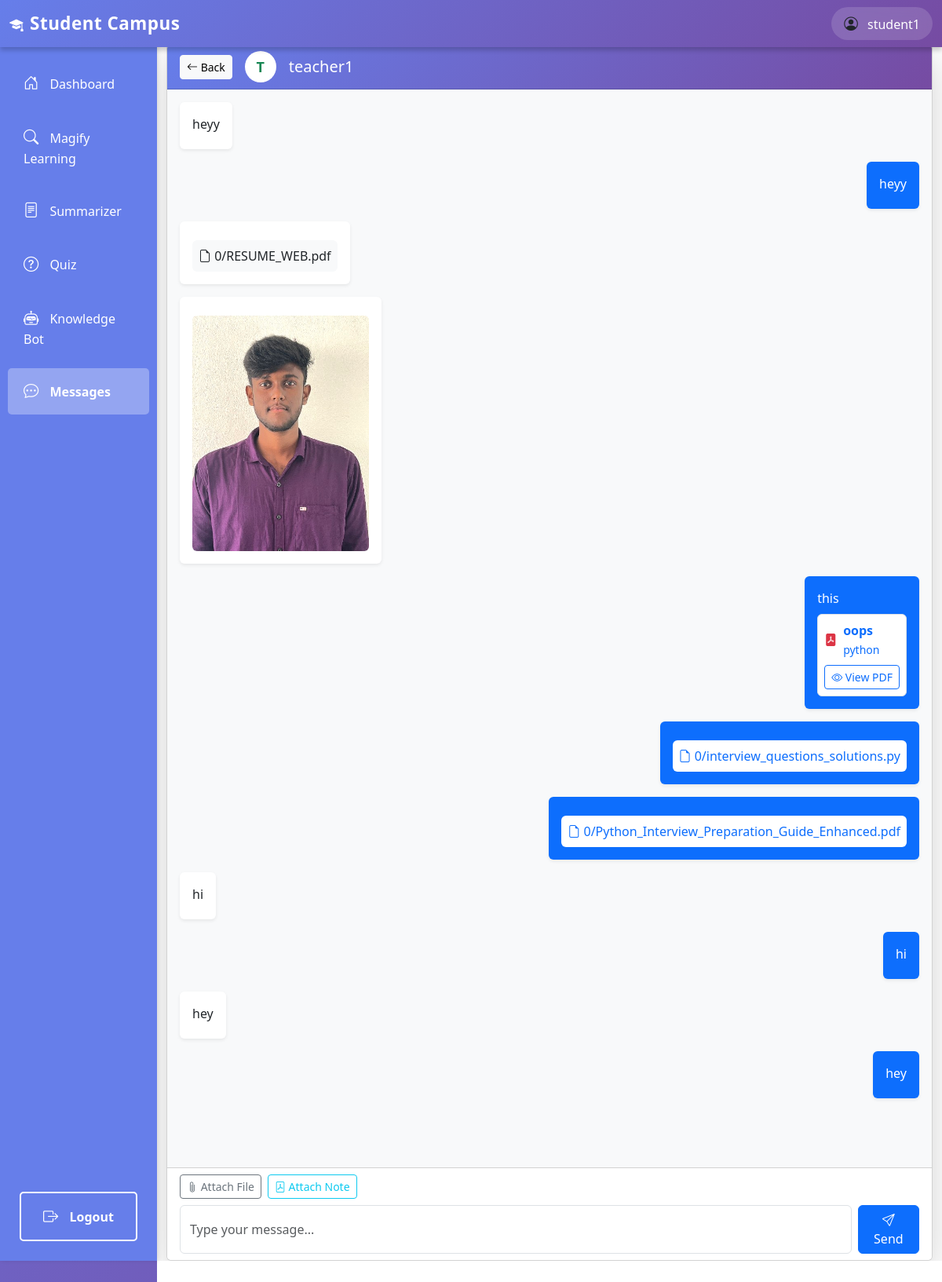
Screenshot of /student/chat/2/ (signed in) with the database file from the repository.
### authentication/models.py (models this page shows, shortened)
class User(AbstractUser):
    ROLE_CHOICES = (
        ('student', 'Student'),
        ('teacher', 'Teacher'),
    )
    role = models.CharField(max_length=10, choices=ROLE_CHOICES, default='student')
    def is_student(self):
        return self.role == 'student'

### teachers/models.py (models this page shows, shortened)
class ChatMessage(models.Model):
    sender = models.ForeignKey(User, on_delete=models.CASCADE, related_name='sent_messages')
    receiver = models.ForeignKey(User, on_delete=models.CASCADE, related_name='received_messages')
    message = models.TextField(blank=True)
    file = models.FileField(upload_to='chat_files/%Y/%m/%d/', null=True, blank=True)
    attached_note = models.ForeignKey(PDFNote, on_delete=models.SET_NULL, null=True, blank=True, related_name='chat_references')
    created_at = models.DateTimeField(auto_now_add=True)
    is_read = models.BooleanField(default=False)
    def is_image(self):
        if self.file:
            ext = self.file.name.split('.')[-1].lower()
            return ext in ['jpg', 'jpeg', 'png', 'gif', 'bmp', 'webp']
        return False
    class Meta:
        ordering = ['created_at']

class PDFNote(models.Model):
    subject = models.ForeignKey(Subject, on_delete=models.CASCADE, related_name='notes')
    title = models.CharField(max_length=200)
    pdf_file = models.FileField(upload_to='notes/%Y/%m/%d/')
    uploaded_by = models.ForeignKey(User, on_delete=models.CASCADE)
    created_at = models.DateTimeField(auto_now_add=True)
    class Meta:
        ordering = ['-created_at']

class Subject(models.Model):
    name = models.CharField(max_length=200)
    description = models.TextField(blank=True)
    teacher = models.ForeignKey(User, on_delete=models.CASCADE, related_name='subjects')
    created_at = models.DateTimeField(auto_now_add=True)
    class Meta:
        ordering = ['name']

### students/views.py (the view)
# urls.py: path('chat/<int:user_id>/', views.student_chat_with, name='student_chat_with'),
@login_required
def student_chat_with(request, user_id):
    if not request.user.is_student():
        return HttpResponseForbidden("You don't have permission to access this page.")
    other_user = get_object_or_404(User, id=user_id, role='teacher')
    messages_list = ChatMessage.objects.filter(
        Q(sender=request.user, receiver=other_user) | Q(sender=other_user, receiver=request.user)
    ).select_related('attached_note', 'attached_note__subject').order_by('created_at')
    ChatMessage.objects.filter(sender=other_user, receiver=request.user, is_read=False).update(is_read=True)
    available_notes = PDFNote.objects.filter(subject__teacher=other_user).select_related('subject')
    return render(request, 'students/chat_conversation.html', {
        'other_user': other_user,
        'messages': messages_list,
        'available_notes': available_notes
    })

### templates/students/chat_conversation.html (shortened to what this page needs)
{% extends 'students/base_student.html' %}
{% block student_content %}
<div class="container-fluid" style="height: calc(100vh - 56px); overflow: hidden;">
    <div class="card shadow-lg h-100" style="display: flex; flex-direction: column;">
        <div class="card-header" style="background: linear-gradient(135deg, #667eea 0%, #764ba2 100%); color: white; flex-shrink: 0;">
            <div class="d-flex justify-content-between align-items-center">
                <div class="d-flex align-items-center">
                    <a href="{% url 'student_chat' %}" class="btn btn-sm btn-light me-3">
                        <i class="bi bi-arrow-left"></i> Back
                    </a>
                    <div class="rounded-circle bg-white text-success d-flex align-items-center justify-content-center"
                         style="width: 40px; height: 40px; font-size: 18px; font-weight: bold;">
                        {{ other_user.username|slice:":1"|upper }}
                    </div>
                    <h5 class="mb-0 ms-3">{{ other_user.username }}</h5>
                </div>
            </div>
        </div>
        <div class="card-body overflow-auto" id="chatMessages" style="background-color: #f8f9fa; flex: 1 1 auto;">
            {% for message in messages %}
                <div class="mb-3 d-flex {% if message.sender.id == user.id %}justify-content-end{% else %}justify-content-start{% endif %}">
                    <div class="{% if message.sender.id == user.id %}bg-primary text-white{% else %}bg-white{% endif %} rounded p-3 shadow-sm"
                         style="max-width: 70%;">
                        {% if message.message %}
                            <p class="mb-1">{{ message.message }}</p>
                        {% endif %}
                        {% if message.file %}
                            {% if message.is_image %}
                                <img src="{{ message.file.url }}" class="img-fluid rounded mt-2" style="max-width: 300px; max-height: 300px;" alt="Shared image">
                            {% else %}
                                <div class="mt-2 p-2 {% if message.sender.id == user.id %}bg-white{% else %}bg-light{% endif %} rounded">
                                    <i class="bi bi-file-earmark {% if message.sender.id == user.id %}text-primary{% else %}text-dark{% endif %}"></i>
                                    <a href="{{ message.file.url }}" target="_blank" class="{% if message.sender.id == user.id %}text-primary{% else %}text-dark{% endif %} text-decoration-none">
                                        {{ message.file.name|slice:"20:" }}
                                    </a>
                                </div>
                            {% endif %}
                        {% endif %}
                        {% if message.attached_note %}
                            <div class="mt-2 p-2 {% if message.sender.id == user.id %}bg-white{% else %}bg-light{% endif %} rounded border">
                                <div class="d-flex align-items-center">
                                    <i class="bi bi-file-pdf-fill text-danger me-2"></i>
                                    <div>
                                        <strong class="{% if message.sender.id == user.id %}text-primary{% else %}text-dark{% endif %}">{{ message.attached_note.title }}</strong><br>
                                        <small class="{% if message.sender.id == user.id %}text-primary{% else %}text-muted{% endif %}">{{ message.attached_note.subject.name }}</small>
                                    </div>
                                </div>
                                <a href="{{ message.attached_note.pdf_file.url }}" target="_blank" class="btn btn-sm {% if message.sender.id == user.id %}btn-outline-primary{% else %}btn-outline-secondary{% endif %} mt-2 w-100">
                                    <i class="bi bi-eye"></i> View PDF
                                </a>
                            </div>
                        {% endif %}
                    </div>
                </div>
            {% endfor %}
        </div>
        <div class="card-footer bg-white" style="flex-shrink: 0;">
            <div class="mb-2 d-flex gap-2">
                <button type="button" class="btn btn-sm btn-outline-secondary" onclick="document.getElementById('fileInput').click()">
                    <i class="bi bi-paperclip"></i> Attach File
                </button>
                <button type="button" class="btn btn-sm btn-outline-info" data-bs-toggle="modal" data-bs-target="#notesModal">
                    <i class="bi bi-file-pdf"></i> Attach Note
                </button>
            </div>
            <form id="messageForm" class="d-flex gap-2">
                <input type="text" id="messageInput" class="form-control" placeholder="Type your message..." autocomplete="off">
                <button type="submit" class="btn btn-primary">
                    <i class="bi bi-send"></i> Send
                </button>
            </form>
        </div>
    </div>
</div>
{% endblock %}

### templates/students/base_student.html (shortened to what this page needs)
<!DOCTYPE html>
<html lang="en">
<head>
    <link href="https://cdn.jsdelivr.net/npm/bootstrap@5.3.0/dist/css/bootstrap.min.css" rel="stylesheet">
    <link href="https://cdn.jsdelivr.net/npm/bootstrap-icons@1.10.0/font/bootstrap-icons.css" rel="stylesheet">
</head>
<body>
    <nav class="navbar navbar-expand-lg navbar-light bg-light">
        <div class="container-fluid">
            <a class="navbar-brand fw-bold" href="{% url 'student_dashboard' %}">
                <i class="bi bi-mortarboard-fill me-2"></i>Student Campus
            </a>
            <div class="ms-auto d-flex align-items-center gap-3">
                <div class="user-info">
                    <i class="bi bi-person-circle me-2"></i>
                    <span>{{ user.username }}</span>
                </div>
            </div>
        </div>
    </nav>
    <div class="container-fluid">
        <div class="row">
            <div class="col-md-2 p-0">
                <div class="sidebar">
                    <nav class="nav flex-column">
                        <a class="nav-link {% if request.resolver_match.url_name == 'student_dashboard' %}active{% endif %}" href="{% url 'student_dashboard' %}">
                            <i class="bi bi-house-door"></i> Dashboard
                        </a>
                        <a class="nav-link {% if request.resolver_match.url_name == 'magnify_learning' %}active{% endif %}" href="{% url 'magnify_learning' %}">
                            <i class="bi bi-search"></i> Magify Learning
                        </a>
                        <a class="nav-link {% if request.resolver_match.url_name == 'summarizer' %}active{% endif %}" href="{% url 'summarizer' %}">
                            <i class="bi bi-file-text"></i> Summarizer
                        </a>
                        <a class="nav-link {% if request.resolver_match.url_name == 'quiz' %}active{% endif %}" href="{% url 'quiz' %}">
                            <i class="bi bi-question-circle"></i> Quiz
                        </a>
                        <a class="nav-link {% if request.resolver_match.url_name == 'knowledge_bot' %}active{% endif %}" href="{% url 'knowledge_bot' %}">
                            <i class="bi bi-robot"></i> Knowledge Bot
                        </a>
                        <a class="nav-link {% if request.resolver_match.url_name == 'student_chat' or request.resolver_match.url_name == 'student_chat_with' %}active{% endif %}" href="{% url 'student_chat' %}">
                            <i class="bi bi-chat-dots"></i> Messages
                        </a>
                        <a class="nav-link logout-btn" href="{% url 'logout' %}">
                            <i class="bi bi-box-arrow-right"></i> Logout
                        </a>
                    </nav>
                </div>
            </div>
            <div class="col-md-10 p-0">
                <div class="main-content">
                    {% block student_content %}
                    {% endblock %}
                </div>
            </div>
        </div>
    </div>
</body>
</html>

### templates/students/base_student.html (style rules this page uses)
body { background: linear-gradient(135deg, #667eea 0%, #764ba2 100%); min-height: 100vh; padding-top: 56px; }
.navbar { position: fixed; top: 0; left: 0; right: 0; z-index: 1000; background: linear-gradient(135deg, #667eea 0%, #764ba2 100%) !important; box-shadow: 0 4px 6px rgba(0,0,0,0.2); border: none; }
.navbar-brand { color: white !important; font-weight: 700; font-size: 1.4rem; letter-spacing: 0.5px; }
.navbar span { color: white; font-weight: 500; }
.user-info { background: rgba(255, 255, 255, 0.15); padding: 8px 16px; border-radius: 25px; backdrop-filter: blur(10px); }
.navbar .bi { font-size: 1.1rem; }
.sidebar { height: calc(100vh - 56px); background-color: #667eea; box-shadow: 2px 0 5px rgba(0,0,0,0.1); position: sticky; top: 56px; display: flex; flex-direction: column; }
.sidebar .nav { display: flex; flex-direction: column; flex: 1; padding-top: 1rem; }
.sidebar .nav-link { color: #fff; padding: 15px 20px; border-radius: 5px; margin: 5px 10px; transition: all 0.3s; }
.sidebar .nav-link.active { background-color: rgba(255,255,255,0.3); font-weight: bold; }
.sidebar .nav-link i { margin-right: 10px; font-size: 1.2rem; }
.logout-btn { position: absolute; bottom: 20px; left: 15px; right: 15px; background-color: transparent; color: white; border: 2px solid white; font-weight: 600; transition: all 0.3s; text-align: center; padding: 10px; border-radius: 5px; text-decoration: none; display: block; }
.main-content { background-color: #fff; min-height: 100vh; padding: 30px; }

### templates/students/chat_conversation.html (style rules this page uses)
body { overflow: hidden !important; }
.main-content { padding: 0 !important; overflow: hidden !important; }

### rows the page displays
User: username "student1"
User: username "T", username "teacher1"
ChatMessage: message "heyy"
ChatMessage: message "heyy"
ChatMessage: file.name "0/RESUME_WEB.pdf"
ChatMessage: file (picture)
ChatMessage: message "this", attached_note "oops", attached_note.subject.name "python"
ChatMessage: file.name "0/interview_questions_solutions.py"
ChatMessage: file.name "0/Python_Interview_Preparation_Guide_Enhanced.pdf"
ChatMessage: message "hi"
ChatMessage: message "hi"
ChatMessage: message "hey"
ChatMessage: message "hey"
